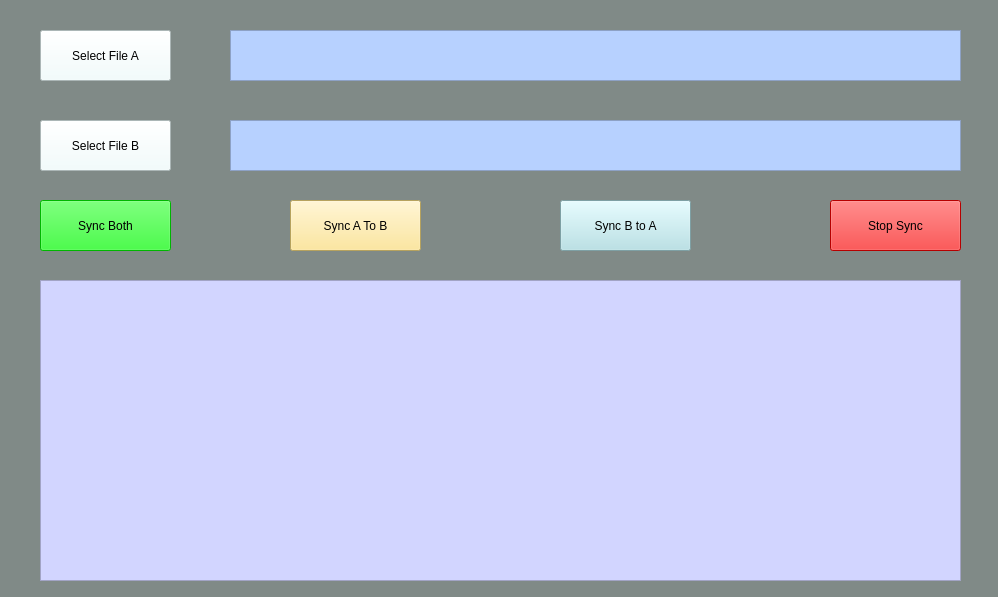
<?xml version="1.0" encoding="UTF-8"?>
<ui version="4.0">
 <class>Form</class>
 <widget class="QWidget" name="Form">
  <property name="geometry">
   <rect>
    <x>0</x>
    <y>0</y>
    <width>998</width>
    <height>597</height>
   </rect>
  </property>
  <property name="windowTitle">
   <string>Form</string>
  </property>
  <property name="styleSheet">
   <string notr="true">background-color:#808A87;</string>
  </property>
  <widget class="QPushButton" name="btnFileA">
   <property name="geometry">
    <rect>
     <x>40</x>
     <y>30</y>
     <width>131</width>
     <height>51</height>
    </rect>
   </property>
   <property name="styleSheet">
    <string notr="true">background-color: #F0FFFF;
font: 12pt &quot;仿宋&quot;;</string>
   </property>
   <property name="text">
    <string>Select File A</string>
   </property>
  </widget>
  <widget class="QPushButton" name="btnFileB">
   <property name="geometry">
    <rect>
     <x>40</x>
     <y>120</y>
     <width>131</width>
     <height>51</height>
    </rect>
   </property>
   <property name="styleSheet">
    <string notr="true">background-color: #F0FFFF;
font: 12pt &quot;仿宋&quot;;</string>
   </property>
   <property name="text">
    <string>Select File B</string>
   </property>
  </widget>
  <widget class="QTextEdit" name="edtFileA">
   <property name="geometry">
    <rect>
     <x>230</x>
     <y>30</y>
     <width>731</width>
     <height>51</height>
    </rect>
   </property>
   <property name="styleSheet">
    <string notr="true">background-color: rgb(183, 209, 255);
font: 16pt &quot;宋体&quot;;</string>
   </property>
  </widget>
  <widget class="QTextEdit" name="edtFileB">
   <property name="geometry">
    <rect>
     <x>230</x>
     <y>120</y>
     <width>731</width>
     <height>51</height>
    </rect>
   </property>
   <property name="styleSheet">
    <string notr="true">background-color: rgb(183, 209, 255);
font: 16pt &quot;宋体&quot;;</string>
   </property>
  </widget>
  <widget class="QPlainTextEdit" name="pdtInfo">
   <property name="geometry">
    <rect>
     <x>40</x>
     <y>280</y>
     <width>921</width>
     <height>301</height>
    </rect>
   </property>
   <property name="styleSheet">
    <string notr="true">background-color: rgb(210, 213, 255);</string>
   </property>
  </widget>
  <widget class="QPushButton" name="btnSyncBoth">
   <property name="geometry">
    <rect>
     <x>40</x>
     <y>200</y>
     <width>131</width>
     <height>51</height>
    </rect>
   </property>
   <property name="styleSheet">
    <string notr="true">background-color: #00FF00;
font: 12pt &quot;仿宋&quot;;</string>
   </property>
   <property name="text">
    <string>Sync Both</string>
   </property>
  </widget>
  <widget class="QPushButton" name="btnStop">
   <property name="geometry">
    <rect>
     <x>830</x>
     <y>200</y>
     <width>131</width>
     <height>51</height>
    </rect>
   </property>
   <property name="styleSheet">
    <string notr="true">background-color: #FF0000;
font: 12pt &quot;仿宋&quot;;</string>
   </property>
   <property name="text">
    <string>Stop Sync</string>
   </property>
  </widget>
  <widget class="QPushButton" name="btnSyncAToB">
   <property name="geometry">
    <rect>
     <x>290</x>
     <y>200</y>
     <width>131</width>
     <height>51</height>
    </rect>
   </property>
   <property name="styleSheet">
    <string notr="true">background-color:#FFE384;
font: 12pt &quot;仿宋&quot;;</string>
   </property>
   <property name="text">
    <string>Sync A To B</string>
   </property>
  </widget>
  <widget class="QPushButton" name="btnSyncBToA">
   <property name="geometry">
    <rect>
     <x>560</x>
     <y>200</y>
     <width>131</width>
     <height>51</height>
    </rect>
   </property>
   <property name="styleSheet">
    <string notr="true">background-color: #B0E0E6;
font: 12pt &quot;仿宋&quot;;</string>
   </property>
   <property name="text">
    <string>Sync B to A</string>
   </property>
  </widget>
 </widget>
 <resources/>
 <connections/>
</ui>
